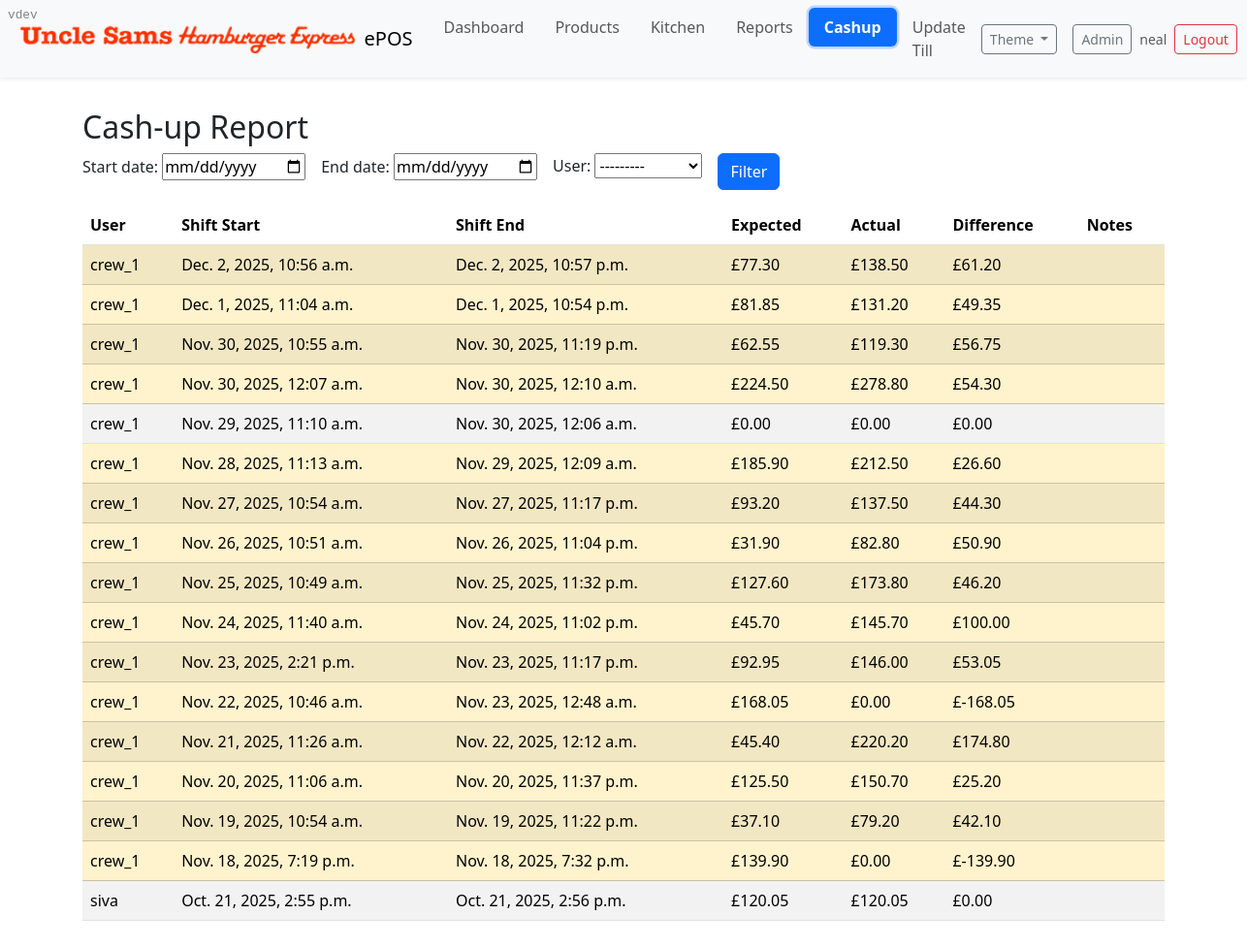
Before: /cashup/report/ (signed in) with the older database file.
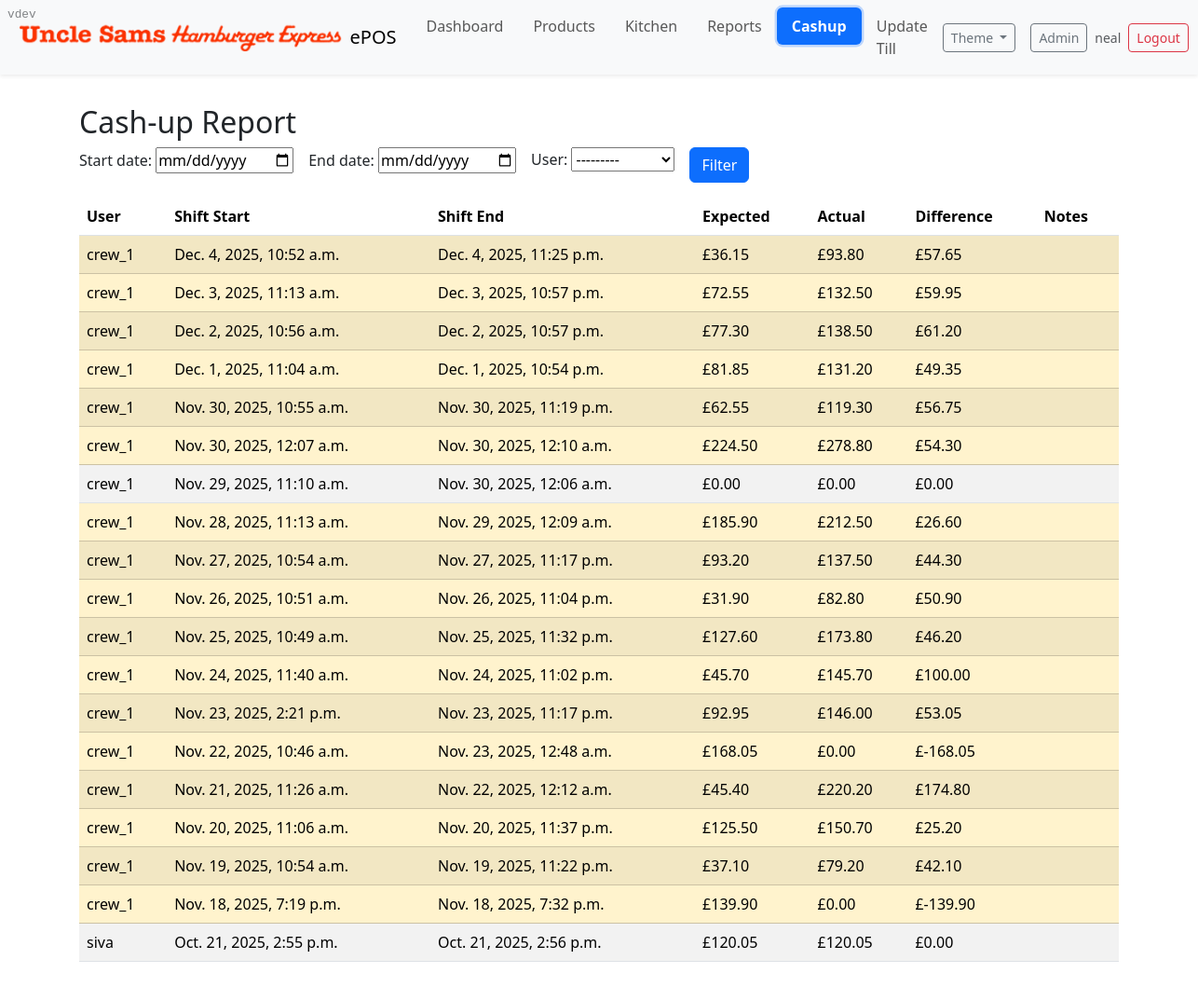
After: the same page with the newer database file.
### cashup/models.py (models this page shows, shortened)
class CashUp(models.Model):
    shift = models.OneToOneField(Shift, on_delete=models.CASCADE, related_name='cashup')
    expected_amount = models.DecimalField(max_digits=10, decimal_places=2, help_text="Expected cash amount based on transactions")
    actual_amount = models.DecimalField(max_digits=10, decimal_places=2, help_text="Actual cash amount counted at the end of the shift")
    difference = models.DecimalField(max_digits=10, decimal_places=2, help_text="Difference between expected and actual amounts")
    created_at = models.DateTimeField(default=timezone.now)
    notes = models.TextField(blank=True)
    class Meta:
        ordering = ['-created_at']

class Shift(models.Model):
    user = models.ForeignKey('auth.User', on_delete=models.CASCADE)
    start_time = models.DateTimeField(default=timezone.now)
    end_time = models.DateTimeField(null=True, blank=True)
    is_closed = models.BooleanField(default=False)
    class Meta:
        ordering = ['-start_time']

### cashup/views.py (the view, shortened to what this page needs)
# urls.py: path('report/', views.report, name='report'),
@login_required
def report(request):
    if request.user.groups.exists() and not _has_group(request.user, 'Manager'):
        messages.error(request, 'You do not have permission to view reports.')
        return redirect('cashup:index')
    form = ReportFilterForm(request.GET or None)
    qs = CashUp.objects.select_related('shift', 'shift__user').order_by('-created_at')
    rows = list(qs)
    return render(request, 'cashup/report.html', { 'form': form, 'rows': rows })

### cashup/forms.py
class ReportFilterForm(forms.Form):
    start_date = forms.DateField(required=False, widget=forms.DateInput(attrs={'type':'date'}))
    end_date = forms.DateField(required=False, widget=forms.DateInput(attrs={'type':'date'}))
    user = forms.ModelChoiceField(queryset=get_user_model().objects.all().order_by('username'), required=False)

### epos/context_processors.py (called while the page is built)
def app_version(request):
    return {
        'APP_VERSION': getattr(settings, 'APP_VERSION', 'dev')
    }

### cashup/templates/cashup/report.html (shortened to what this page needs)
{% extends 'manage_orders/index.html' %}
{% block content %}
<div class="container py-3">
  <h2>Cash-up Report</h2>
  <form method="get" class="row g-3 mb-3">
    <div class="col-auto">{{ form.start_date.label_tag }} {{ form.start_date }}</div>
    <div class="col-auto">{{ form.end_date.label_tag }} {{ form.end_date }}</div>
    <div class="col-auto">{{ form.user.label_tag }} {{ form.user }}</div>
    <div class="col-auto align-self-end"><button class="btn btn-primary">Filter</button></div>
  </form>
  <div class="table-responsive">
    <table class="table table-striped align-middle">
      <thead>
        <tr>
          <th>User</th>
          <th>Shift Start</th>
          <th>Shift End</th>
          <th>Expected</th>
          <th>Actual</th>
          <th>Difference</th>
          <th>Notes</th>
        </tr>
      </thead>
      <tbody>
        {% for r in rows %}
          <tr class="{% if r.difference and r.difference != 0 %}table-warning{% endif %}">
            <td>{{ r.shift.user.username }}</td>
            <td>{{ r.shift.start_time }}</td>
            <td>{{ r.shift.end_time }}</td>
            <td>£{{ r.expected_amount }}</td>
            <td>£{{ r.actual_amount }}</td>
            <td>£{{ r.difference }}</td>
            <td class="small">{{ r.notes }}</td>
          </tr>
        {% empty %}
          <tr><td colspan="7" class="text-muted">No results.</td></tr>
        {% endfor %}
      </tbody>
    </table>
  </div>
</div>
{% endblock %}

Changed rows visible on the page:
added CashUp: shift.user.username "crew_1", shift.start_time "Dec. 4, 2025, 10:52 a.m.", shift.end_time "Dec. 4, 2025, 11:25 p.m.", expected_amount "36.15", actual_amount "93.80", difference "57.65"
added CashUp: shift.user.username "crew_1", shift.start_time "Dec. 3, 2025, 11:13 a.m.", shift.end_time "Dec. 3, 2025, 10:57 p.m.", expected_amount "72.55", actual_amount "132.50", difference "59.95"
